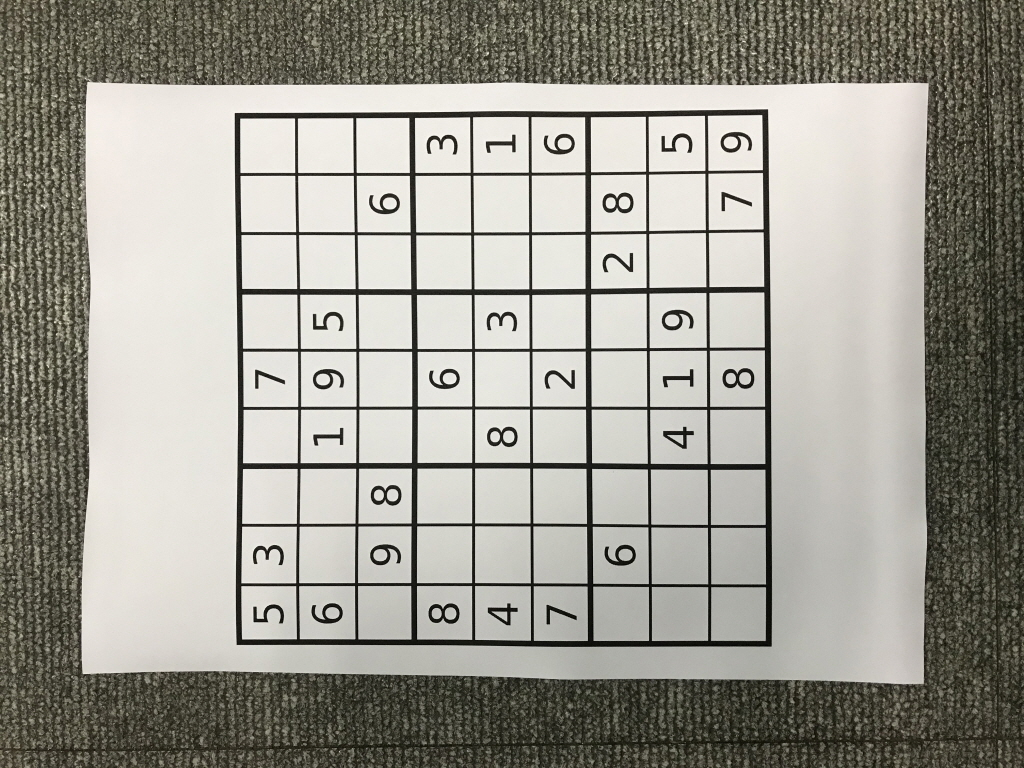
#> input picture lol.jpg, 1024 x 768 px
$ jupyter execute --allow-errors chap143.ipynb
#> lines starting #> are read from the running program, lines starting #| are printed output that depends on the picture
# Scaling

[cell 1]
import cv2
import numpy as np
import matplotlib.pyplot as plt

[cell 2]
img = cv2.imread('ebc.jpg')

#> (the rest of this cell did not finish here and is left out)

# Translation

[cell 3]
img = cv2.imread('ebc.jpg')
#> (the rest of this cell did not finish here and is left out)

# Rotation

[cell 4]
img = cv2.imread('ebc.jpg',0)
#> (the rest of this cell did not finish here and is left out)

# Affine Transformation

[cell 5]
img = cv2.imread('ebc.jpg')
#> (the rest of this cell did not finish here and is left out)

# Perspective Transformation

[cell 6]
img = cv2.imread('lol.jpg')
#> img is the input picture: shape (768, 1024, 3); mean B, G, R 146.2, 155.1, 157.1
rows,cols,ch = img.shape
#> rows = 768; cols = 1024; ch = 3

pts1 = np.float32([[56,65],[368,52],[28,387],[389,390]])
pts2 = np.float32([[0,0],[300,0],[0,300],[300,300]])

M = cv2.getPerspectiveTransform(pts1,pts2)
dst = cv2.warpPerspective(img,M,(300,300))
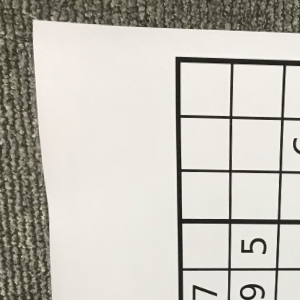
#> dst: shape (300, 300, 3); mean B, G, R 185.4, 193.6, 196.7

plt.subplot(121),plt.imshow(img),plt.title('Input')
plt.subplot(122),plt.imshow(dst),plt.title('Output')
plt.show()
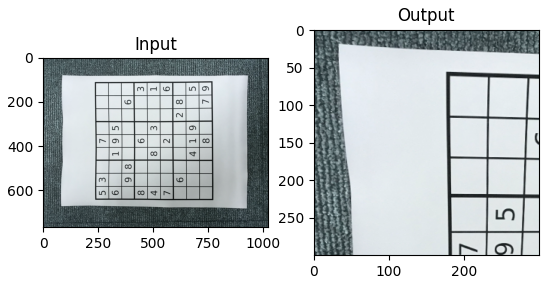
#> figure drawn by matplotlib, 2 panels; B, G, R data is drawn as R, G, B

$ run again, with noise.jpg copied over lol.jpg
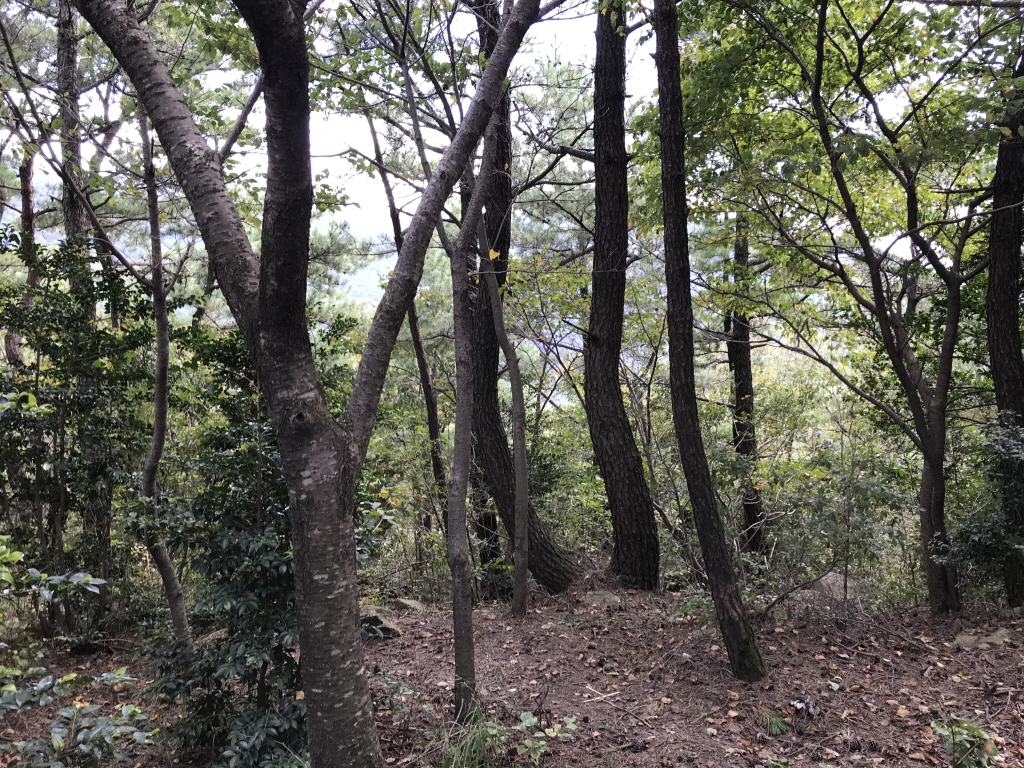
#> input picture noise.jpg, 1024 x 768 px
#> img is the input picture: shape (768, 1024, 3); mean B, G, R 86.8, 96.1, 97.1
#> `dst = cv2.warpPerspective(img,M,(300,300))`:
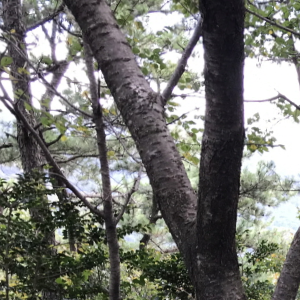
#> dst: shape (300, 300, 3); mean B, G, R 112.4, 117.8, 117
#> `plt.show()`:
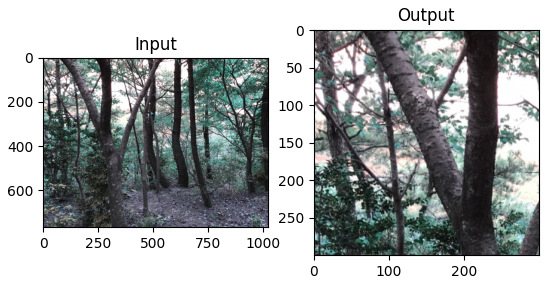
#> figure drawn by matplotlib, 2 panels; B, G, R data is drawn as R, G, B

$ run again, with space.jpg copied over lol.jpg
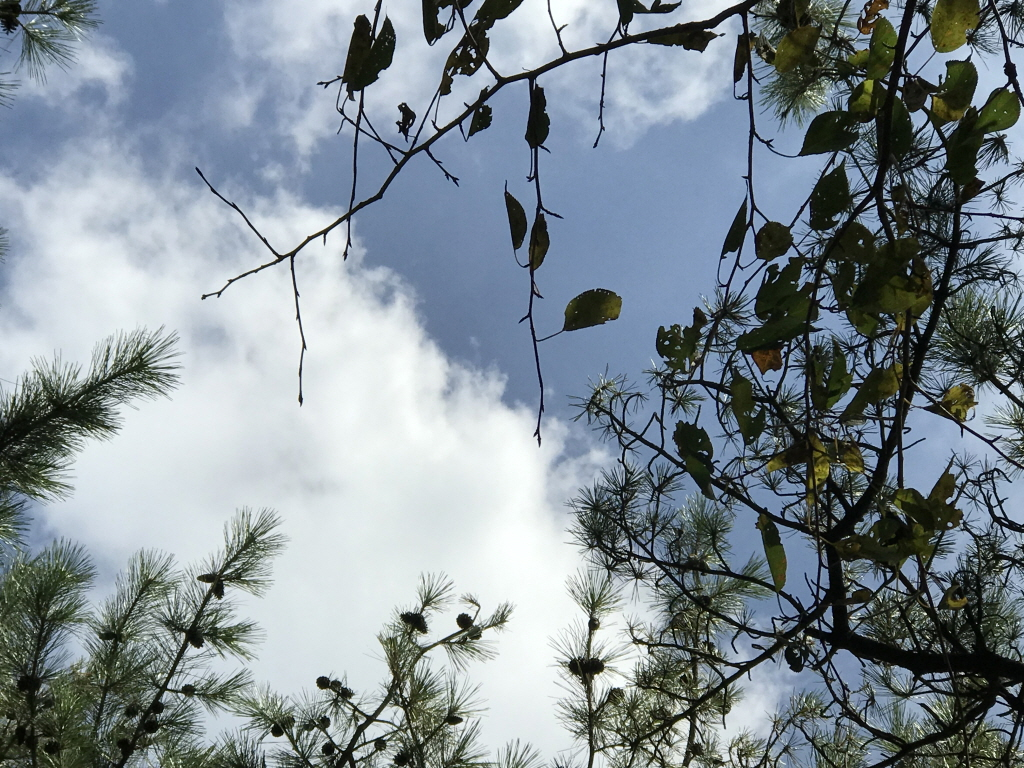
#> input picture space.jpg, 1024 x 768 px
#> img is the input picture: shape (768, 1024, 3); mean B, G, R 148.6, 141.1, 129.6
#> `dst = cv2.warpPerspective(img,M,(300,300))`:
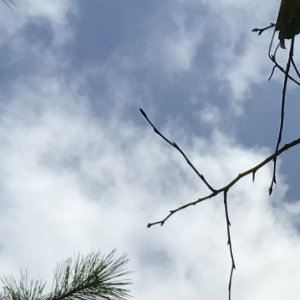
#> dst: shape (300, 300, 3); mean B, G, R 197.6, 182.5, 169.9
#> `plt.show()`:
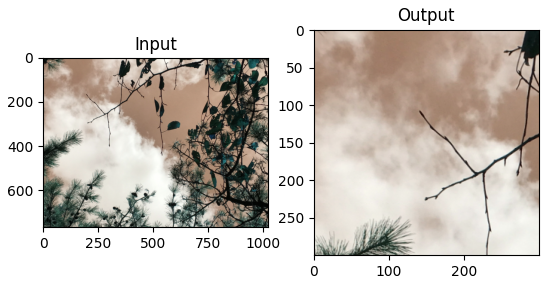
#> figure drawn by matplotlib, 2 panels; B, G, R data is drawn as R, G, B
